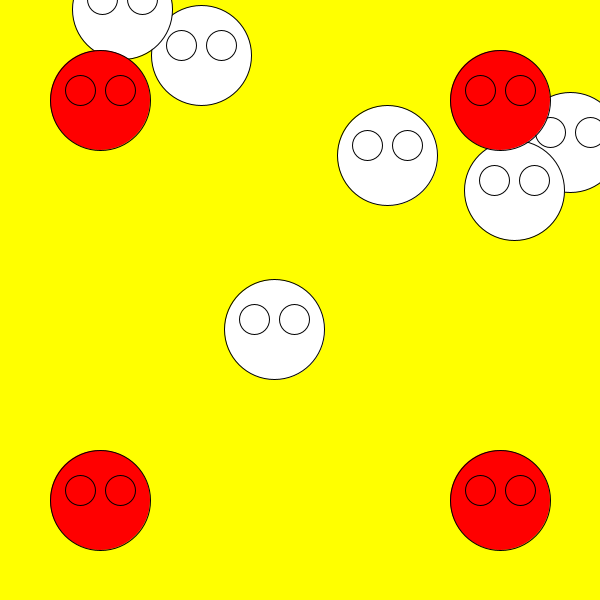
Frame 1 (no input)
Frame 60 (the mouse pressed at the canvas centre just before this capture): identical to frame 1, image omitted
Frame 120 (the mouse held since frame 60 and released just before this capture): identical to frame 1, image omitted

The Processing sketch that drew this single still picture (run headless with seeded random() and noise(); from frame 60 on, the mouse is pressed at the canvas centre):

// Processing sketch: array_22_ag_2
// ── array_22_ag_2.pde

float [] xx, yy, rr;  // position(x,y) and radious
float d;
void setup() {
  size(600, 600);
  // allocate memory for array
  // we will have 10 objects.
  xx = new float [10]; // 10 floats = 40 bytes are allocated for array xx
  yy = new float [10]; // 10 floats = 40 bytes are allocated for array yy
  rr = new float [10]; // 10 floats = 40 bytes are allocated for array rr
  // set values for 10 variables(30 variables)
  for (int i= 0; i<10; i++) {
    xx[i] = random(width);
    yy[i] = random(height);
    rr[i] = 50;
  }  // end of for loop
  xx[6] = 100;  // left top
  yy[6] = 100;
  xx[7] = width - 100; // right top
  yy[7] = 100;
  xx[8] = 100;  // left bottom
  yy[8] = height - 100;
  xx[9] = width - 100;  // right bottom
  yy[9] = height - 100;
}
void draw() {
  background(255, 255, 0);
  for (int i= 0; i<10; i++) {
    if(i>5) fill(255,0,0);
    else fill(255);
    smile(xx[i], yy[i], 2*rr[i]);
  }
}
void mouseReleased() {
  for (int i = 0; i<6; i++) {
      d = distance(mouseX, mouseY, xx[i], yy[i]);
      if(d<rr[i]) rr[i] *= 0.5;
  }
}
// calculate distance between 2 positions (a1,b1) and (a2,b2)
float distance(float a1, float b1, float a2, float b2) {
  float dis;
  dis = sqrt((a1-a2)*(a1-a2)+(b1-b2)*(b1-b2));
  return dis;
}
void smile(float x, float y, float d) {
  circle(x, y, d);
  circle(x-0.2*d, y-0.1*d, d*0.3);
  circle(x+0.2*d, y-0.1*d, d*0.3);
}
